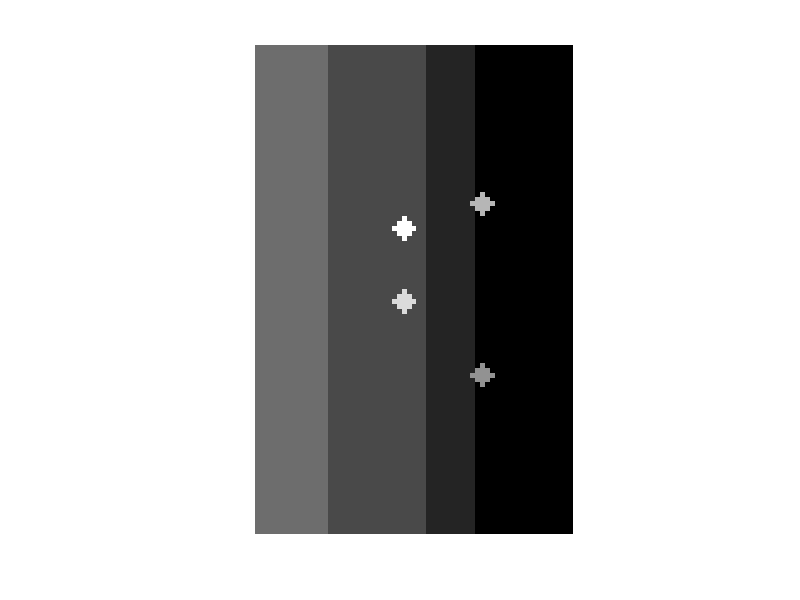
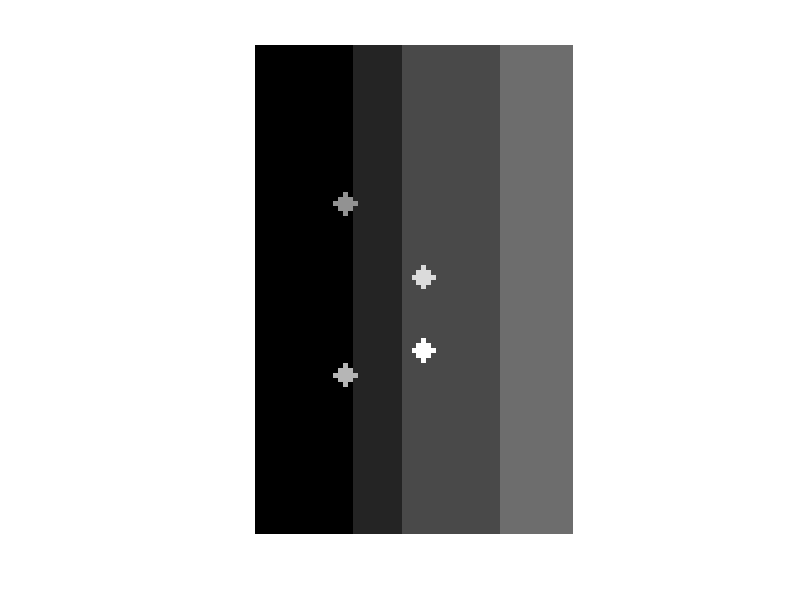

Here is the MATLAB script that generated these plots, in order: (Note: this script raises an error after producing the figures.)
% Create a simplified phantom geometry for quick testing.
clear;
close all;

pixel_size = 0.2;
fac=0.1/pixel_size;% pixel size = 0.1/fac mm
% Initialize the size of the 3D matrix
nx = 150 * fac; % Size in the x-direction %180
ny = 200 * fac; % Size in the y-direction
nz = 130 * fac; % Size in the z-direction (axial direction) % 200
phantom = ones(nx, ny, nz); % Initialize the matrix with zeros

% ------------------------
% 1. Layered structure (Tissue layers)
% ------------------------

% Specify the thickness of the first two layers
layer1_thickness = 40 * fac; 
layer2_thickness = 20 * fac; 
layer3_thickness = 40 * fac; 

% Automatically calculate the thickness of the third layer
layer4_thickness = nz - layer1_thickness - layer2_thickness - layer3_thickness;

% Check if the thickness values are valid
if layer4_thickness <= 0
    error('Invalid thickness values: the total thickness exceeds nz.');
end

% Assign values to each layer
phantom(:, :, 1:layer1_thickness) = 1; % First layer with value 1
phantom(:, :, layer1_thickness+1:layer1_thickness+layer2_thickness) = 2; % Second layer with value 2
phantom(:, :, layer1_thickness + layer2_thickness+1 : layer1_thickness + layer2_thickness + layer3_thickness) = 3; % Second layer with value 2
phantom(:, :, layer1_thickness+layer2_thickness+layer3_thickness+1:end) = 4; % Third layer with value 3

% ------------------------
% 2. Cylinders (Blood vessels)
% ------------------------

cylinders = {
    % Center_y, Center_z, Radius, Value
    [round(65*fac), round(37*fac), round(3*fac), 5];
    [round(135*fac), round(37*fac), round(3*fac), 6]; 
    [round(95*fac), round(70*fac), round(3*fac), 7];
    [round(125*fac), round(70*fac), round(3*fac), 8];};


% Iterate through each cylinder and embed it into the phantom matrix
for i = 1:length(cylinders)
    cy = cylinders{i}(1);       % Cylinder center in y-direction
    cz = cylinders{i}(2);       % Cylinder center in z-direction
    radius = cylinders{i}(3);   % Radius of the cylinder
    value = cylinders{i}(4);    % Value assigned to the cylinder

    % Fill the cylinder into the phantom matrix
    for x = 1:nx
        for z = 1:nz
            for y = 1:ny
                % Calculate the distance from the current point to the cylinder center
                dist = sqrt((z - cz)^2 + (y - cy)^2);
                if dist <= radius
                    phantom(x, y, z) = value; % Assign the value if within the cylinder radius
                end
            end
        end
    end
end

% ------------------------
% 3. Visualization
% ------------------------

% Open volume viewer for the phantom matrix
vol = phantom;
vol = flip(flip(flip(vol, 1), 2), 3);
vol = uint8(vol);
phantom = uint8(phantom);
figure;imshow(squeeze(max(vol,[],1)),[]);
figure;imshow(squeeze(max(phantom,[],1)),[]);
volumeViewer(vol);

% ------------------------
% 4. Save to a .mat file
% ------------------------

% Save the resized phantom matrix to a .mat file
% niftiwrite(vol, 'digital_phantom_large_tube.nii')
